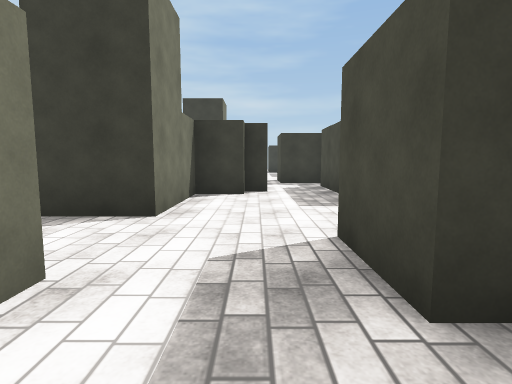
view 1 (above)

24 first-person views from a walk through a 3-D level made in the Unity game engine. The camera is 1.4 m above the floor, tilts 6° down and sees 80° across. The floor is counted in squares, 2 m on a side. Each view is taken from the middle of a square. On the plan, view 1 faces up. The plan holds only what a view shows up to about 10 squares ahead; the rest is blank. The place goes on beyond the plan. The player character is not drawn. Surface patterns are stand-ins for the level's own textures.

view 2
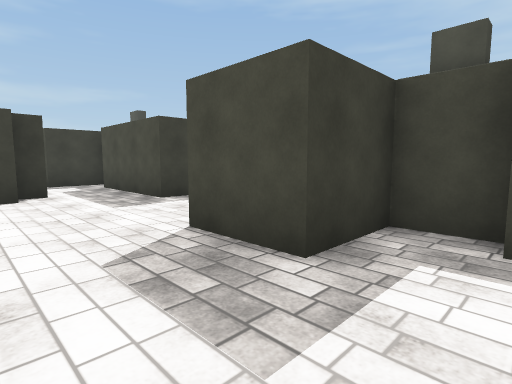

view 3
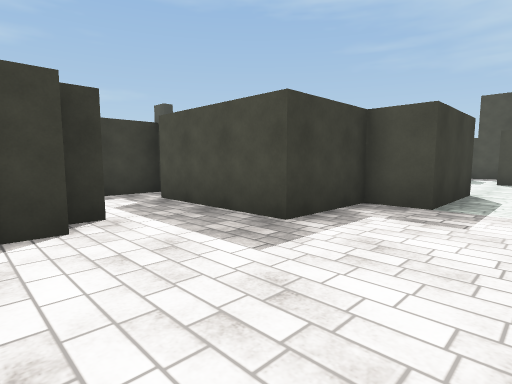

view 4
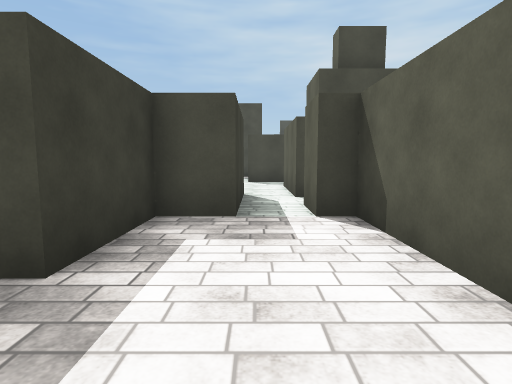

view 5
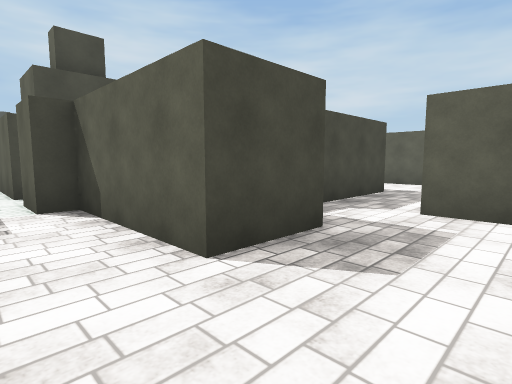

view 6
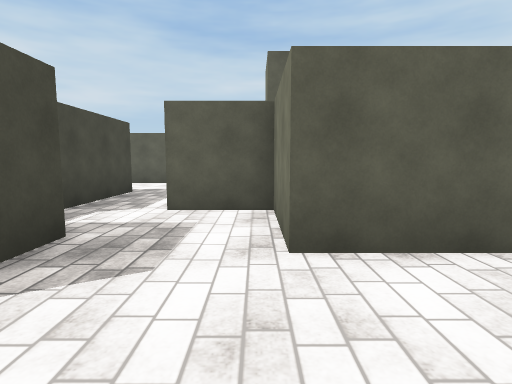

view 7
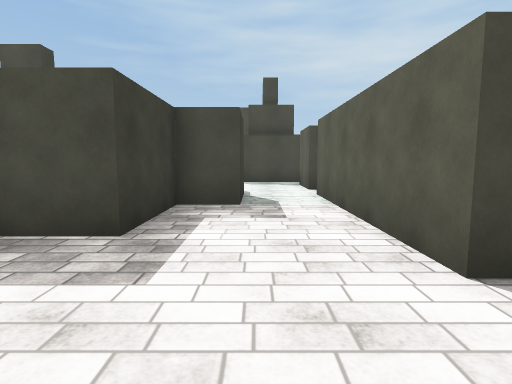

view 8
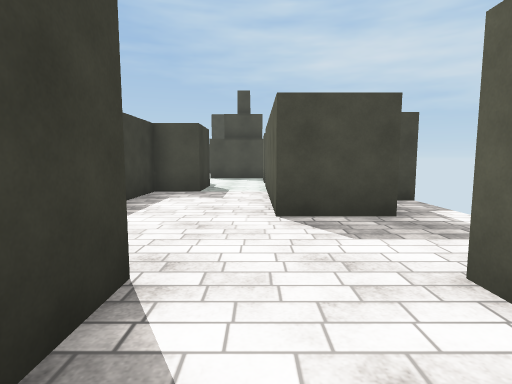

view 9
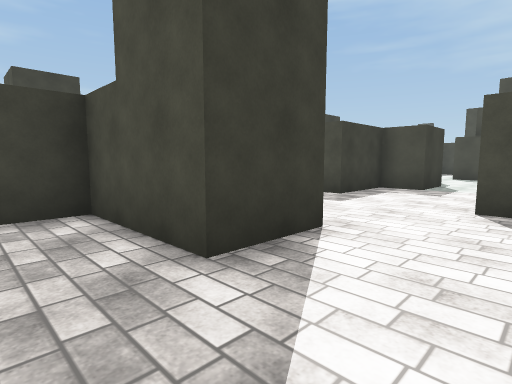

view 10
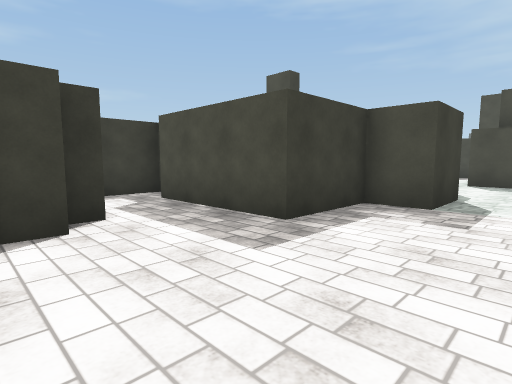

view 11
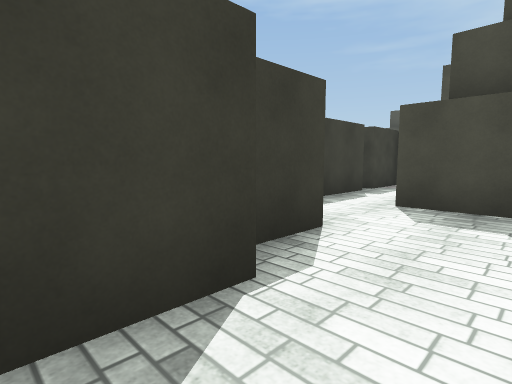

view 12
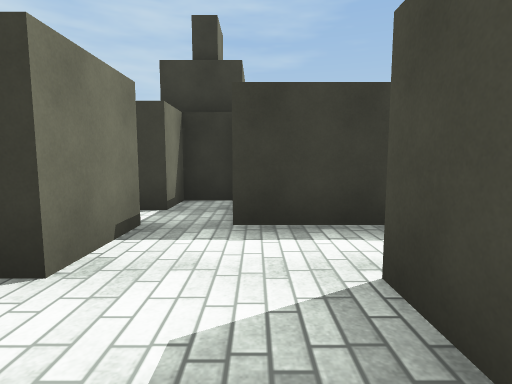

view 13
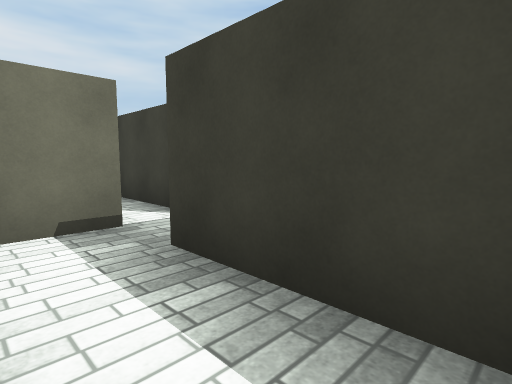

view 14
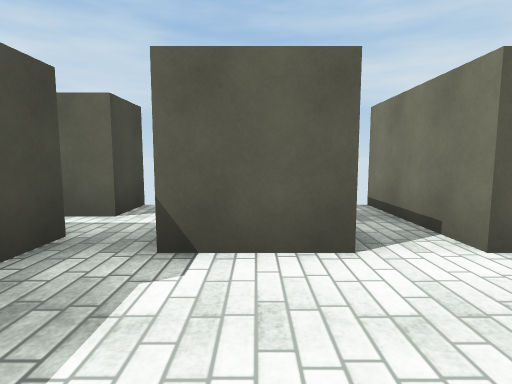

view 15
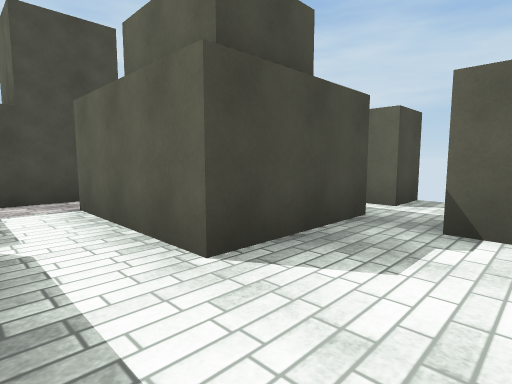

view 16
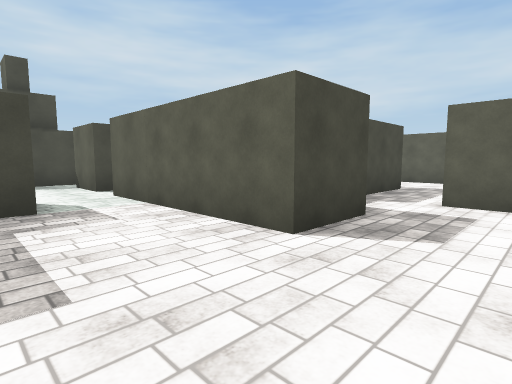

view 17
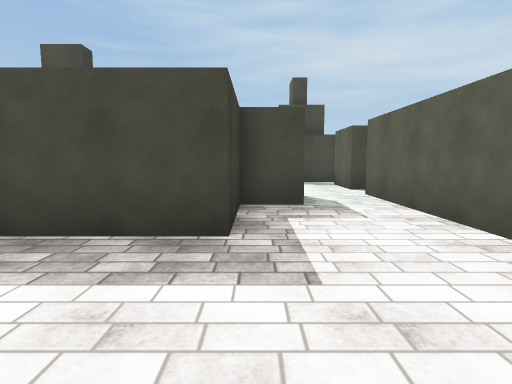

view 18
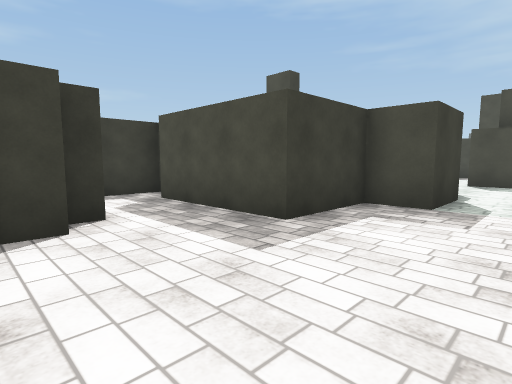

view 19
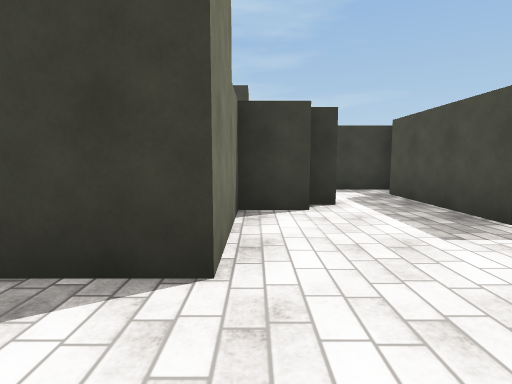

view 20
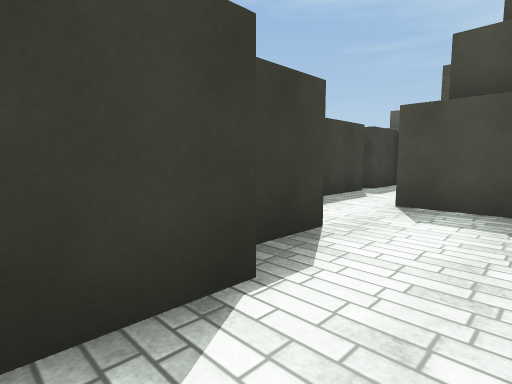

view 21
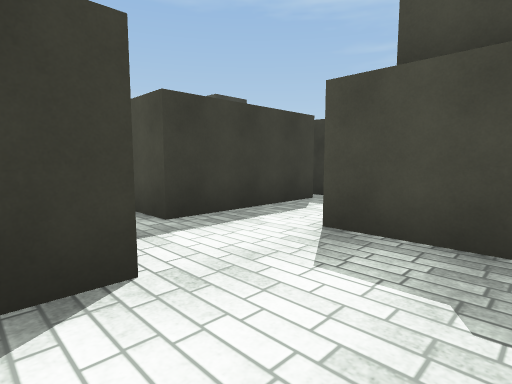

view 22
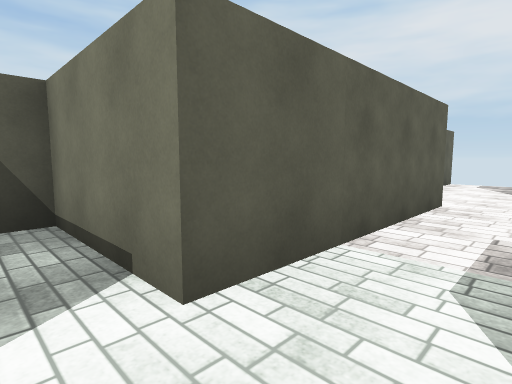

view 23
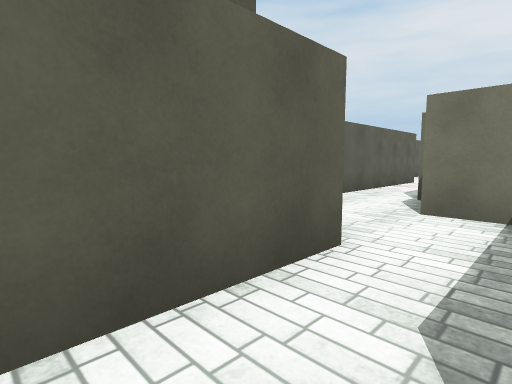

view 24
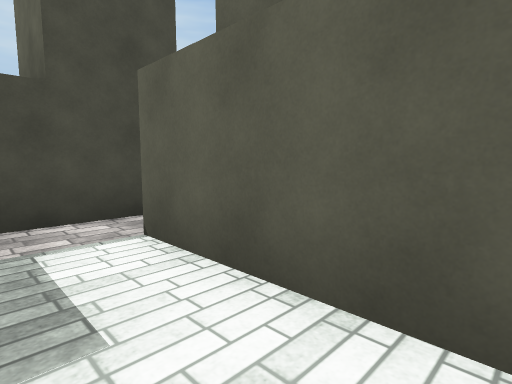

### Floor plan
Points are (right, up) in squares from view 1. A wall is a line through its corners. A room is listed if a view was taken in it or the views show most of it. See-through windows are left out.
Room 1 (views 1, 2, 3, 4, 5, 6)
walls: (-1.2, 1.8) (-1.2, -0.3) (0.2, -0.3); (3.8, 4.2) (3.8, 5.2) (1.8, 5.2) (1.8, 8.2); (2.3, 0.2) (2.3, 1.2) (0.7, 1.2) (0.7, 2.7) (3.8, 2.7) (3.8, 3.2) (4.8, 3.2); (-0.1, 6.2) (-1.2, 6.2) (-1.2, 3.7); (0.4, 6.7) (-0.2, 6.7)
ways out: opening at (1, -1) to room 2; opening at (1, 7) to room 4; opening at (-2, 2.5); opening at (4, 4)
Room 2 (views 7, 10, 11, 12, 13, 14, 15)
walls: (5.2, -3.8) (3.8, -3.8) (3.8, -2.8) (1.8, -2.8) (1.8, 0.2); (6.1, -5.3) (7.8, -5.3); (0.7, -6.9) (0.7, -5.3) (5.2, -5.3) (5.2, -7.8); (0.4, -1.3) (-0.2, -1.3); (-0.1, -1.7) (-0.8, -1.7); (6.8, -1.6) (6.8, -3.3) (5.8, -3.3); (8.8, -5.9) (8.8, -3.3) (10.6, -3.3); (10.8, -1.7) (7.8, -1.7)
ways out: opening at (1, -1) to room 1; opening at (-2, -5.5) to room 3; opening at (7, -2); opening at (8, -5); opening at (9.5, -2.5)
Room 3 (views 8, 9)
walls: (-1.1, -4.3) (-2.7, -4.3) (-2.7, -1.7) (-3.8, -1.7)
ways out: opening at (-2, -5.5) to room 2
Room 4 (views 16, 17, 18, 19, 20, 21, 22, 24)
walls: (5.2, 12.2) (3.8, 12.2) (3.8, 13.2) (1.8, 13.2) (1.8, 16.2); (2.4, 9.2) (0.7, 9.2) (0.7, 10.7) (5.2, 10.7) (5.2, 8.3) (5.8, 8.3); (6.1, 10.7) (7.8, 10.7); (0.4, 14.7) (-0.2, 14.7); (-0.1, 14.2) (-1.2, 14.2) (-1.2, 11.7); (6.8, 13.8) (6.8, 12.7) (5.8, 12.7); (-0.6, 7.7) (0.2, 7.7); (8.8, 10.4) (8.8, 12.8) (10.6, 12.8); (10.9, 14.2) (7.8, 14.2)
ways out: opening at (1, 7) to room 1; opening at (9.5, 13.5) to room 5; opening at (-2, 10.5); opening at (1, 15); opening at (7, 14); opening at (8, 11)
Room 5 (view 23)
walls: (10.6, 12.8) (11.8, 12.8); (12.7, 12.2) (12.7, 14.2) (11.3, 14.2) (11.3, 14.6)
ways out: opening at (9.5, 13.5) to room 4; opening at (12, 12)

Where each view was taken, in squares from view 1:
view 1: 0 up, 0 right, facing up
view 2: 0 up, 1 left, facing up-right
view 3: 3 up, 1 left, facing up-right
view 4: 4 up, 0 right, facing right
view 5: 4 up, 1 left, facing down-right
view 6: 4 up, 1 left, facing down
view 7: 4 down, 1 left, facing right
view 8: 5 down, 3 left, facing right
view 9: 6 down, 4 left, facing up-right
view 10: 5 down, 1 left, facing up-right
view 11: 5 down, 4 right, facing up-right
view 12: 5 down, 8 right, facing up
view 13: 3 down, 10 right, facing up-left
view 14: 3 down, 7 right, facing down
view 15: 2 down, 7 right, facing down-right
view 16: 13 up, 1 left, facing down-right
view 17: 13 up, 1 left, facing right
view 18: 11 up, 1 left, facing up-right
view 19: 10 up, 1 left, facing up
view 20: 11 up, 4 right, facing up-right
view 21: 11 up, 6 right, facing up-right
view 22: 12 up, 6 right, facing down-left
view 23: 14 up, 11 right, facing down-left
view 24: 14 up, 9 right, facing down-right
